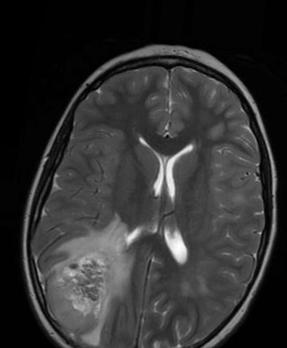
#> input picture augmented data/yes/aug_Y100_0_2614.jpg, 287 x 348 px, found by its file name; its folder holds 4 pictures in this run
$ jupyter execute --allow-errors BrainTumourDetection.ipynb   (shell and % lines are left out)
#> lines starting #> are read from the running program, lines starting #| are printed output that depends on the picture; after the words box and inside, x2 and y2 are one past the last pixel; in counts of white or black regions, pixels touching at a corner belong together
[cell 1]
import tensorflow as tf
from tensorflow.keras.layers import Conv2D, Input, ZeroPadding2D, BatchNormalization, Activation, MaxPooling2D, Flatten, Dense
from tensorflow.keras.models import Model, load_model
from tensorflow.keras.callbacks import TensorBoard, ModelCheckpoint
from sklearn.model_selection import train_test_split
from sklearn import metrics
from sklearn.utils import shuffle
import cv2
import imutils
import numpy as np
import matplotlib.pyplot as plt
import time
from os import listdir

[cell 2]
def crop_brain_contour(image, plot=False):
    #convert to grayscale & blur
    gray=cv2.cvtColor(image, cv2.COLOR_BGR2GRAY)
    gray=cv2.GaussianBlur(gray,(5,5),0)

    #threshold valur setting to deal with noise
    thresh=cv2.threshold(gray,45,255,cv2.THRESH_BINARY)[1]
    thresh=cv2.erode(thresh,None,iterations=2)
    thresh=cv2.dilate(thresh,None,iterations=2)

    #find contours and its extreme points
    cnts=cv2.findContours(thresh.copy(),cv2.RETR_EXTERNAL, cv2.CHAIN_APPROX_SIMPLE)
    cnts=imutils.grab_contours(cnts)
    c=max(cnts,key=cv2.contourArea)

    #find the extreme points
    '''For example, Line 24 finds the smallest x-coordinate (i.e., the “west” value) in the entire contour array c by calling argmin() on the x-value and grabbing the entire (x, y)-coordinate associated with the index returned by argmin(). Similarly, Line 25 finds the largest x-coordinate (i.e., the “east” value) in the contour array using the argmax() function.
    Lines 26 and 27 perform the same operation, only for the y-coordinate, giving us the “north” and “south” coordinates, respectively.'''
    extLeft=tuple(c[c[:,:,0].argmin()][0])
    extRight=tuple(c[c[:,:,0].argmax()][0])
    extTop=tuple(c[c[:,:,1].argmin()][0])
    extBot=tuple(c[c[:,:,1].argmax()][0])

    new_image=image[extTop[1]:extBot[1],extLeft[0]:extRight[0]]

    if plot:
        plt.figure()

        plt.subplot(1, 2, 1)
        plt.imshow(image)

        plt.tick_params(axis='both', which='both',
                        top=False, bottom=False, left=False, right=False,
                        labelbottom=False, labeltop=False, labelleft=False, labelright=False)

        plt.title('Original Image')

        plt.subplot(1, 2, 2)
        plt.imshow(new_image)

        plt.tick_params(axis='both', which='both',
                        top=False, bottom=False, left=False, right=False,
                        labelbottom=False, labeltop=False, labelleft=False, labelright=False)

        plt.title('Cropped Image')

        plt.show()

    return new_image

[cell 3]
#testing
img=cv2.imread('yes/Y1.jpg')
#> (the rest of this cell did not finish here and is left out)

Read the image.
Crop the part of the image representing only the brain.
Resize the image (because the images in the dataset come in different sizes (meaning width, height and # of channels). So, we want all of our images to be (240, 240, 3) to feed it as an input to the neural network.
Apply normalization because we want pixel values to be scaled to the range 0-1.
Append the image to X and its label to y.

[cell 4]
def load_data(dir_list,image_size):
#> called with image_size = (240, 240)
    x=[]
    y=[]
    width,height=image_size
    for directory in dir_list:
        for filename in listdir(directory):
            #read
            image=cv2.imread(directory+'\\'+filename)
#> image is the input picture: shape (348, 287, 3); min 0, max 255, mean 48.9
            #crop
            crop_brain_contour(image,False)
#> call 2 of crop_brain_contour, with plot = False
#> in crop_brain_contour (call 2), `thresh=cv2.threshold(gray,45,255,cv2.THRESH_BINARY)[1]`:
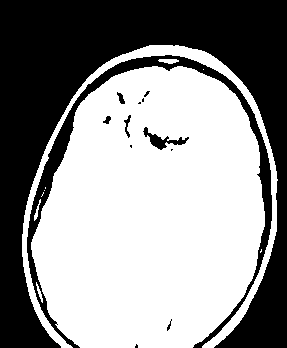
#> thresh: shape (348, 287); 57.4% white; 13 black regions (6 under 20 px), largest, box (x1, y1, x2, y2) and area: (0, 0, 287, 348) 36609, (27, 55, 272, 348) 5437, (143, 127, 189, 150) 317
#> in crop_brain_contour (call 2), `thresh=cv2.erode(thresh,None,iterations=2)`:
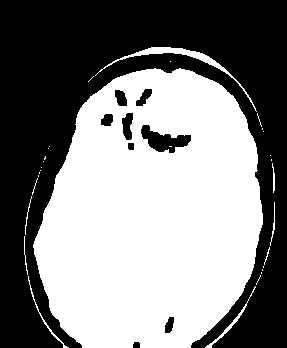
#> thresh: shape (348, 287); 50.5% white; 9 black regions, largest, box (x1, y1, x2, y2) and area: (0, 0, 287, 348) 47874, (141, 125, 191, 153) 705, (122, 113, 133, 140) 215
#> in crop_brain_contour (call 2), `thresh=cv2.dilate(thresh,None,iterations=2)`:
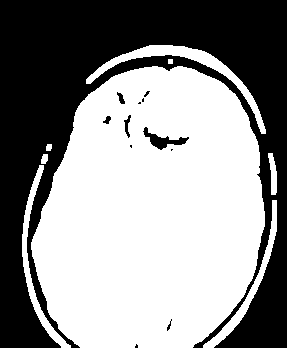
#> thresh: shape (348, 287); 56.7% white; 12 black regions (6 under 20 px)
#> in crop_brain_contour (call 2), `cnts=cv2.findContours(thresh.copy(),cv2.RETR_EXTERNAL, cv2.CHAIN_APPRO..`: cnts = 8 contours, 1 with area under 20; largest, box (x1, y1, x2, y2) and area: (31, 66, 265, 348) 52139, (86, 45, 266, 134) 1714, (22, 165, 71, 348) 1017, (203, 200, 277, 348) 985, (268, 153, 277, 195) 194, (41, 154, 48, 164) 44, (46, 144, 52, 151) 27
#> in crop_brain_contour (call 2), `c=max(cnts,key=cv2.contourArea)`: c = contour of 368 points, box (x1, y1, x2, y2) (31, 66, 265, 348), area 52139
#> in crop_brain_contour (call 2), `extLeft=tuple(c[c[:,:,0].argmin()][0])`: extLeft = (31, 242)
#> in crop_brain_contour (call 2), `extRight=tuple(c[c[:,:,0].argmax()][0])`: extRight = (264, 226)
#> in crop_brain_contour (call 2), `extTop=tuple(c[c[:,:,1].argmin()][0])`: extTop = (152, 66)
#> in crop_brain_contour (call 2), `extBot=tuple(c[c[:,:,1].argmax()][0])`: extBot = (80, 347)
#> in crop_brain_contour (call 2), `new_image=image[extTop[1]:extBot[1],extLeft[0]:extRight[0]]`:
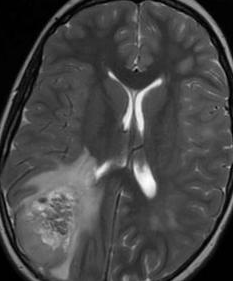
#> new_image: shape (281, 233, 3); min 0, max 255, mean 69.3
            #resize
            image=cv2.resize(image, dsize=(width, height),interpolation=cv2.INTER_CUBIC)
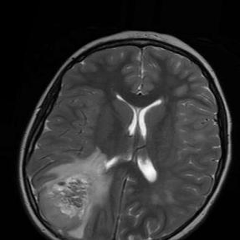
#> image: shape (240, 240, 3); min 0, max 255, mean 48.9
            #normalise
            image=image/255
            #append
            x.append(image)
            if directory[-3:]=='yes':
                y.append([1])
            else:
                y.append([0])
    x=np.array(x)
    y=np.array(y)
    x,y=shuffle(x,y)
    print(f'Number of examples is: {len(x)}')
    print(f'X shape is: {x.shape}')
    print(f'y shape is: {y.shape}')

    return x, y

[cell 5]
augmented_path = 'augmented data/'

# augmented data (yes and no) contains both the original and the new generated examples
augmented_yes = augmented_path + 'yes'
augmented_no = augmented_path + 'no'

width,height = (240, 240)

#> (the rest of this cell did not finish here and is left out)

[cell 6]
# [26 lines left out: function plot_sample_images, not called in this run]

#> (a cell that did not finish here is left out)

## Splitting, training, testing

Splitting

[cell 8]
# [5 lines left out: function split, not called in this run]

#> (a cell that did not finish here is left out)

#> (a cell that did not finish here is left out)

[cell 11]
#time string
# [5 lines left out: function hms_string, not called in this run]

[cell 12]
# [6 lines left out: function compute_f1_score, not called in this run]

Building the model

[cell 13]
def build_model(input_shape):
    """
    Arugments:
        input_shape: A tuple representing the shape of the input of the model. shape=(image_width, image_height, #_channels)
    Returns:
        model: A Model object.
    """
    # Define the input placeholder as a tensor with shape input_shape.
    X_input = Input(input_shape) # shape=(?, 240, 240, 3)

    # Zero-Padding: pads the border of X_input with zeroes
    X = ZeroPadding2D((2, 10))(X_input) # shape=(?, 244, 260, 3)

    # CONV -> BN -> RELU Block applied to X
    X = Conv2D(64, (7, 7), strides = (1, 1), name = 'conv0')(X)
    X = BatchNormalization(axis = 3, name = 'bn0')(X)
    X = Activation('relu')(X) # shape=(?, 238, 254, 64)

    # MAXPOOL
    X = MaxPooling2D((4, 4), name='max_pool0')(X) # shape=(?, 59, 63, 64)

    #conv,BN,ReLU
    X = Conv2D(32, (7, 7), strides = (1, 1), name = 'conv1')(X)
    X = BatchNormalization(axis = 3, name = 'bn1')(X)
    X = Activation('relu')(X) # shape=(?, 53, 57, 32)
    # MAXPOOL
    X = MaxPooling2D((4, 4), name='max_pool1')(X) # shape=(?, 13, 14, 32)

    # FLATTEN X
    X = Flatten()(X) # shape=(?, 5824)
    # FULLYCONNECTED
    X = Dense(1, activation='sigmoid', name='fc')(X) # shape=(?, 1)

    # Create model. This creates your Keras model instance, you'll use this instance to train/test the model.
    model = Model(inputs = X_input, outputs = X, name='BrainDetectionModel')

    return model

[cell 14]
IMG_SHAPE = (width, height, 3)
#> IMG_SHAPE = (240, 240, 3)

#> (a cell that did not finish here is left out)
